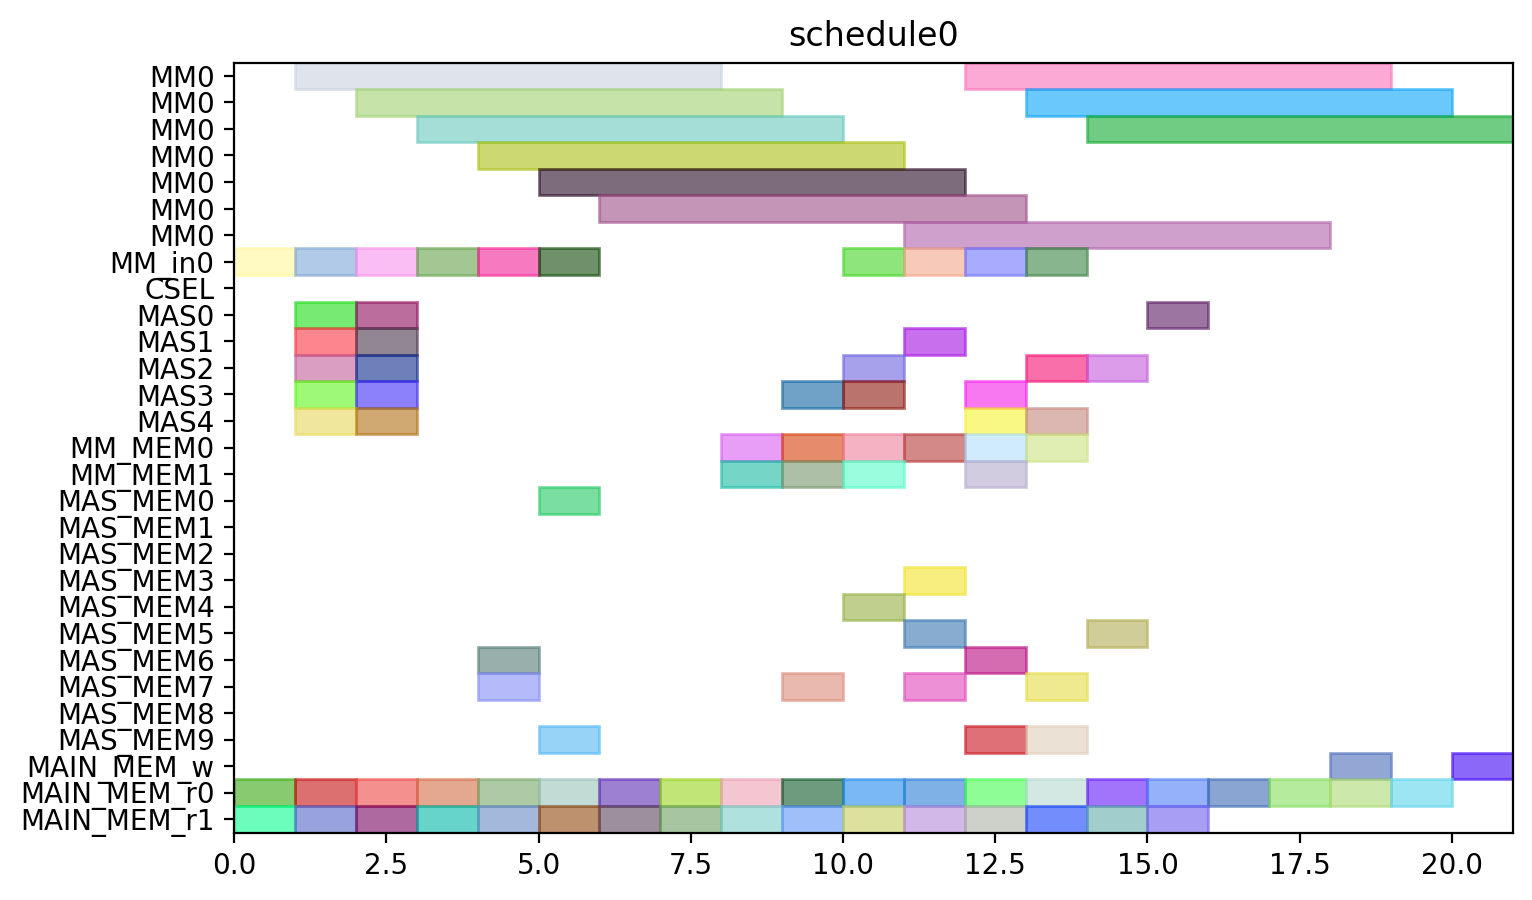

The script that drew this image:
from pyschedule import Scenario, solvers, plotters, alt


def solve():
	horizon = 90
	S = Scenario("schedule0", horizon=horizon)

	# resource
	MM = S.Resources('MM', num=1, size=7)
	MM_in = S.Resources('MM_in', num=1)
	CSEL = S.Resource('CSEL')
	MAS = S.Resources('MAS', num=5, size=1, periods=range(1, horizon))
	MM_MEM = S.Resources('MM_MEM', num=2)
	MAS_MEM = S.Resources('MAS_MEM', num=10)
	MAIN_MEM_w = S.Resource('MAIN_MEM_w', size=1)
	MAIN_MEM_r = S.Resources('MAIN_MEM_r', num=2)

	# result of previous scheduling

	# new tasks
	t0_t0_in = S.Task('t0_t0_in', length=1, delay_cost=1)
	t0_t0_in += alt(MM_in)
	t0_t0 = S.Task('t0_t0', length=7, delay_cost=1)
	t0_t0 += alt(MM)
	S += t0_t0>=t0_t0_in

	t0_t0_mem0 = S.Task('t0_t0_mem0', length=1, delay_cost=1)
	t0_t0_mem0 += MAIN_MEM_r[0]
	t0_t0_mem1 = S.Task('t0_t0_mem1', length=1, delay_cost=1)
	t0_t0_mem1 += MAIN_MEM_r[1]
	t0_t1_in = S.Task('t0_t1_in', length=1, delay_cost=1)
	t0_t1_in += alt(MM_in)
	t0_t1 = S.Task('t0_t1', length=7, delay_cost=1)
	t0_t1 += alt(MM)
	S += t0_t1>=t0_t1_in

	t0_t1_mem0 = S.Task('t0_t1_mem0', length=1, delay_cost=1)
	t0_t1_mem0 += MAIN_MEM_r[0]
	t0_t1_mem1 = S.Task('t0_t1_mem1', length=1, delay_cost=1)
	t0_t1_mem1 += MAIN_MEM_r[1]
	t0_t2 = S.Task('t0_t2', length=1, delay_cost=1)
	t0_t2 += alt(MAS)

	t0_t2_mem0 = S.Task('t0_t2_mem0', length=1, delay_cost=1)
	t0_t2_mem0 += MAIN_MEM_r[0]
	t0_t2_mem1 = S.Task('t0_t2_mem1', length=1, delay_cost=1)
	t0_t2_mem1 += MAIN_MEM_r[1]
	t0_t3 = S.Task('t0_t3', length=1, delay_cost=1)
	t0_t3 += alt(MAS)

	t0_t3_mem0 = S.Task('t0_t3_mem0', length=1, delay_cost=1)
	t0_t3_mem0 += MAIN_MEM_r[0]
	t0_t3_mem1 = S.Task('t0_t3_mem1', length=1, delay_cost=1)
	t0_t3_mem1 += MAIN_MEM_r[1]
	t2_t0_in = S.Task('t2_t0_in', length=1, delay_cost=1)
	t2_t0_in += alt(MM_in)
	t2_t0 = S.Task('t2_t0', length=7, delay_cost=1)
	t2_t0 += alt(MM)
	S += t2_t0>=t2_t0_in

	t2_t0_mem0 = S.Task('t2_t0_mem0', length=1, delay_cost=1)
	t2_t0_mem0 += MAIN_MEM_r[0]
	t2_t0_mem1 = S.Task('t2_t0_mem1', length=1, delay_cost=1)
	t2_t0_mem1 += MAIN_MEM_r[1]
	t2_t1_in = S.Task('t2_t1_in', length=1, delay_cost=1)
	t2_t1_in += alt(MM_in)
	t2_t1 = S.Task('t2_t1', length=7, delay_cost=1)
	t2_t1 += alt(MM)
	S += t2_t1>=t2_t1_in

	t2_t1_mem0 = S.Task('t2_t1_mem0', length=1, delay_cost=1)
	t2_t1_mem0 += MAIN_MEM_r[0]
	t2_t1_mem1 = S.Task('t2_t1_mem1', length=1, delay_cost=1)
	t2_t1_mem1 += MAIN_MEM_r[1]
	t2_t2 = S.Task('t2_t2', length=1, delay_cost=1)
	t2_t2 += alt(MAS)

	t2_t2_mem0 = S.Task('t2_t2_mem0', length=1, delay_cost=1)
	t2_t2_mem0 += MAIN_MEM_r[0]
	t2_t2_mem1 = S.Task('t2_t2_mem1', length=1, delay_cost=1)
	t2_t2_mem1 += MAIN_MEM_r[1]
	t2_t3 = S.Task('t2_t3', length=1, delay_cost=1)
	t2_t3 += alt(MAS)

	t2_t3_mem0 = S.Task('t2_t3_mem0', length=1, delay_cost=1)
	t2_t3_mem0 += MAIN_MEM_r[0]
	t2_t3_mem1 = S.Task('t2_t3_mem1', length=1, delay_cost=1)
	t2_t3_mem1 += MAIN_MEM_r[1]
	t7_t2 = S.Task('t7_t2', length=1, delay_cost=1)
	t7_t2 += alt(MAS)

	t7_t2_mem0 = S.Task('t7_t2_mem0', length=1, delay_cost=1)
	t7_t2_mem0 += MAIN_MEM_r[0]
	t7_t2_mem1 = S.Task('t7_t2_mem1', length=1, delay_cost=1)
	t7_t2_mem1 += MAIN_MEM_r[1]
	t9_t2 = S.Task('t9_t2', length=1, delay_cost=1)
	t9_t2 += alt(MAS)

	t9_t2_mem0 = S.Task('t9_t2_mem0', length=1, delay_cost=1)
	t9_t2_mem0 += MAIN_MEM_r[0]
	t9_t2_mem1 = S.Task('t9_t2_mem1', length=1, delay_cost=1)
	t9_t2_mem1 += MAIN_MEM_r[1]
	t14_t2 = S.Task('t14_t2', length=1, delay_cost=1)
	t14_t2 += alt(MAS)

	t14_t2_mem0 = S.Task('t14_t2_mem0', length=1, delay_cost=1)
	t14_t2_mem0 += MAIN_MEM_r[0]
	t14_t2_mem1 = S.Task('t14_t2_mem1', length=1, delay_cost=1)
	t14_t2_mem1 += MAIN_MEM_r[1]
	new_TZ_t2 = S.Task('new_TZ_t2', length=1, delay_cost=1)
	new_TZ_t2 += alt(MAS)

	new_TZ_t2_mem0 = S.Task('new_TZ_t2_mem0', length=1, delay_cost=1)
	new_TZ_t2_mem0 += MAIN_MEM_r[0]
	new_TZ_t2_mem1 = S.Task('new_TZ_t2_mem1', length=1, delay_cost=1)
	new_TZ_t2_mem1 += MAIN_MEM_r[1]
	t16_t2 = S.Task('t16_t2', length=1, delay_cost=1)
	t16_t2 += alt(MAS)

	t16_t2_mem0 = S.Task('t16_t2_mem0', length=1, delay_cost=1)
	t16_t2_mem0 += MAIN_MEM_r[0]
	t16_t2_mem1 = S.Task('t16_t2_mem1', length=1, delay_cost=1)
	t16_t2_mem1 += MAIN_MEM_r[1]
	t17_t2 = S.Task('t17_t2', length=1, delay_cost=1)
	t17_t2 += alt(MAS)

	t17_t2_mem0 = S.Task('t17_t2_mem0', length=1, delay_cost=1)
	t17_t2_mem0 += MAIN_MEM_r[0]
	t17_t2_mem1 = S.Task('t17_t2_mem1', length=1, delay_cost=1)
	t17_t2_mem1 += MAIN_MEM_r[1]
	t0_t4_in = S.Task('t0_t4_in', length=1, delay_cost=1)
	t0_t4_in += alt(MM_in)
	t0_t4 = S.Task('t0_t4', length=7, delay_cost=1)
	t0_t4 += alt(MM)
	S += t0_t4>=t0_t4_in

	t0_t4_mem0 = S.Task('t0_t4_mem0', length=1, delay_cost=1)
	t0_t4_mem0 += alt(MAS_MEM)
	S += (t0_t2*MAS[0])-1 < t0_t4_mem0*MAS_MEM[0]
	S += (t0_t2*MAS[1])-1 < t0_t4_mem0*MAS_MEM[2]
	S += (t0_t2*MAS[2])-1 < t0_t4_mem0*MAS_MEM[4]
	S += (t0_t2*MAS[3])-1 < t0_t4_mem0*MAS_MEM[6]
	S += (t0_t2*MAS[4])-1 < t0_t4_mem0*MAS_MEM[8]
	S += t0_t4_mem0 <= t0_t4

	t0_t4_mem1 = S.Task('t0_t4_mem1', length=1, delay_cost=1)
	t0_t4_mem1 += alt(MAS_MEM)
	S += (t0_t3*MAS[0])-1 < t0_t4_mem1*MAS_MEM[1]
	S += (t0_t3*MAS[1])-1 < t0_t4_mem1*MAS_MEM[3]
	S += (t0_t3*MAS[2])-1 < t0_t4_mem1*MAS_MEM[5]
	S += (t0_t3*MAS[3])-1 < t0_t4_mem1*MAS_MEM[7]
	S += (t0_t3*MAS[4])-1 < t0_t4_mem1*MAS_MEM[9]
	S += t0_t4_mem1 <= t0_t4

	t00 = S.Task('t00', length=1, delay_cost=1)
	t00 += alt(MAS)

	t00_mem0 = S.Task('t00_mem0', length=1, delay_cost=1)
	t00_mem0 += alt(MM_MEM)
	S += (t0_t0*MM[0])-1 < t00_mem0*MM_MEM[0]
	S += t00_mem0 <= t00

	t00_mem1 = S.Task('t00_mem1', length=1, delay_cost=1)
	t00_mem1 += alt(MM_MEM)
	S += (t0_t1*MM[0])-1 < t00_mem1*MM_MEM[1]
	S += t00_mem1 <= t00

	t0_t5 = S.Task('t0_t5', length=1, delay_cost=1)
	t0_t5 += alt(MAS)

	t0_t5_mem0 = S.Task('t0_t5_mem0', length=1, delay_cost=1)
	t0_t5_mem0 += alt(MM_MEM)
	S += (t0_t0*MM[0])-1 < t0_t5_mem0*MM_MEM[0]
	S += t0_t5_mem0 <= t0_t5

	t0_t5_mem1 = S.Task('t0_t5_mem1', length=1, delay_cost=1)
	t0_t5_mem1 += alt(MM_MEM)
	S += (t0_t1*MM[0])-1 < t0_t5_mem1*MM_MEM[1]
	S += t0_t5_mem1 <= t0_t5

	t2_t4_in = S.Task('t2_t4_in', length=1, delay_cost=1)
	t2_t4_in += alt(MM_in)
	t2_t4 = S.Task('t2_t4', length=7, delay_cost=1)
	t2_t4 += alt(MM)
	S += t2_t4>=t2_t4_in

	t2_t4_mem0 = S.Task('t2_t4_mem0', length=1, delay_cost=1)
	t2_t4_mem0 += alt(MAS_MEM)
	S += (t2_t2*MAS[0])-1 < t2_t4_mem0*MAS_MEM[0]
	S += (t2_t2*MAS[1])-1 < t2_t4_mem0*MAS_MEM[2]
	S += (t2_t2*MAS[2])-1 < t2_t4_mem0*MAS_MEM[4]
	S += (t2_t2*MAS[3])-1 < t2_t4_mem0*MAS_MEM[6]
	S += (t2_t2*MAS[4])-1 < t2_t4_mem0*MAS_MEM[8]
	S += t2_t4_mem0 <= t2_t4

	t2_t4_mem1 = S.Task('t2_t4_mem1', length=1, delay_cost=1)
	t2_t4_mem1 += alt(MAS_MEM)
	S += (t2_t3*MAS[0])-1 < t2_t4_mem1*MAS_MEM[1]
	S += (t2_t3*MAS[1])-1 < t2_t4_mem1*MAS_MEM[3]
	S += (t2_t3*MAS[2])-1 < t2_t4_mem1*MAS_MEM[5]
	S += (t2_t3*MAS[3])-1 < t2_t4_mem1*MAS_MEM[7]
	S += (t2_t3*MAS[4])-1 < t2_t4_mem1*MAS_MEM[9]
	S += t2_t4_mem1 <= t2_t4

	t20 = S.Task('t20', length=1, delay_cost=1)
	t20 += alt(MAS)

	t20_mem0 = S.Task('t20_mem0', length=1, delay_cost=1)
	t20_mem0 += alt(MM_MEM)
	S += (t2_t0*MM[0])-1 < t20_mem0*MM_MEM[0]
	S += t20_mem0 <= t20

	t20_mem1 = S.Task('t20_mem1', length=1, delay_cost=1)
	t20_mem1 += alt(MM_MEM)
	S += (t2_t1*MM[0])-1 < t20_mem1*MM_MEM[1]
	S += t20_mem1 <= t20

	t2_t5 = S.Task('t2_t5', length=1, delay_cost=1)
	t2_t5 += alt(MAS)

	t2_t5_mem0 = S.Task('t2_t5_mem0', length=1, delay_cost=1)
	t2_t5_mem0 += alt(MM_MEM)
	S += (t2_t0*MM[0])-1 < t2_t5_mem0*MM_MEM[0]
	S += t2_t5_mem0 <= t2_t5

	t2_t5_mem1 = S.Task('t2_t5_mem1', length=1, delay_cost=1)
	t2_t5_mem1 += alt(MM_MEM)
	S += (t2_t1*MM[0])-1 < t2_t5_mem1*MM_MEM[1]
	S += t2_t5_mem1 <= t2_t5

	t01 = S.Task('t01', length=1, delay_cost=1)
	t01 += alt(MAS)

	t01_mem0 = S.Task('t01_mem0', length=1, delay_cost=1)
	t01_mem0 += alt(MM_MEM)
	S += (t0_t4*MM[0])-1 < t01_mem0*MM_MEM[0]
	S += t01_mem0 <= t01

	t01_mem1 = S.Task('t01_mem1', length=1, delay_cost=1)
	t01_mem1 += alt(MAS_MEM)
	S += (t0_t5*MAS[0])-1 < t01_mem1*MAS_MEM[1]
	S += (t0_t5*MAS[1])-1 < t01_mem1*MAS_MEM[3]
	S += (t0_t5*MAS[2])-1 < t01_mem1*MAS_MEM[5]
	S += (t0_t5*MAS[3])-1 < t01_mem1*MAS_MEM[7]
	S += (t0_t5*MAS[4])-1 < t01_mem1*MAS_MEM[9]
	S += t01_mem1 <= t01

	t10 = S.Task('t10', length=1, delay_cost=1)
	t10 += alt(MAS)

	t10_mem0 = S.Task('t10_mem0', length=1, delay_cost=1)
	t10_mem0 += MAIN_MEM_r[0]
	t10_mem1 = S.Task('t10_mem1', length=1, delay_cost=1)
	t10_mem1 += alt(MAS_MEM)
	S += (t00*MAS[0])-1 < t10_mem1*MAS_MEM[1]
	S += (t00*MAS[1])-1 < t10_mem1*MAS_MEM[3]
	S += (t00*MAS[2])-1 < t10_mem1*MAS_MEM[5]
	S += (t00*MAS[3])-1 < t10_mem1*MAS_MEM[7]
	S += (t00*MAS[4])-1 < t10_mem1*MAS_MEM[9]
	S += t10_mem1 <= t10

	t21 = S.Task('t21', length=1, delay_cost=1)
	t21 += alt(MAS)

	t21_mem0 = S.Task('t21_mem0', length=1, delay_cost=1)
	t21_mem0 += alt(MM_MEM)
	S += (t2_t4*MM[0])-1 < t21_mem0*MM_MEM[0]
	S += t21_mem0 <= t21

	t21_mem1 = S.Task('t21_mem1', length=1, delay_cost=1)
	t21_mem1 += alt(MAS_MEM)
	S += (t2_t5*MAS[0])-1 < t21_mem1*MAS_MEM[1]
	S += (t2_t5*MAS[1])-1 < t21_mem1*MAS_MEM[3]
	S += (t2_t5*MAS[2])-1 < t21_mem1*MAS_MEM[5]
	S += (t2_t5*MAS[3])-1 < t21_mem1*MAS_MEM[7]
	S += (t2_t5*MAS[4])-1 < t21_mem1*MAS_MEM[9]
	S += t21_mem1 <= t21

	t30 = S.Task('t30', length=1, delay_cost=1)
	t30 += alt(MAS)

	t30_mem0 = S.Task('t30_mem0', length=1, delay_cost=1)
	t30_mem0 += MAIN_MEM_r[0]
	t30_mem1 = S.Task('t30_mem1', length=1, delay_cost=1)
	t30_mem1 += alt(MAS_MEM)
	S += (t20*MAS[0])-1 < t30_mem1*MAS_MEM[1]
	S += (t20*MAS[1])-1 < t30_mem1*MAS_MEM[3]
	S += (t20*MAS[2])-1 < t30_mem1*MAS_MEM[5]
	S += (t20*MAS[3])-1 < t30_mem1*MAS_MEM[7]
	S += (t20*MAS[4])-1 < t30_mem1*MAS_MEM[9]
	S += t30_mem1 <= t30

	t11 = S.Task('t11', length=1, delay_cost=1)
	t11 += alt(MAS)

	t11_mem0 = S.Task('t11_mem0', length=1, delay_cost=1)
	t11_mem0 += MAIN_MEM_r[0]
	t11_mem1 = S.Task('t11_mem1', length=1, delay_cost=1)
	t11_mem1 += alt(MAS_MEM)
	S += (t01*MAS[0])-1 < t11_mem1*MAS_MEM[1]
	S += (t01*MAS[1])-1 < t11_mem1*MAS_MEM[3]
	S += (t01*MAS[2])-1 < t11_mem1*MAS_MEM[5]
	S += (t01*MAS[3])-1 < t11_mem1*MAS_MEM[7]
	S += (t01*MAS[4])-1 < t11_mem1*MAS_MEM[9]
	S += t11_mem1 <= t11

	t31 = S.Task('t31', length=1, delay_cost=1)
	t31 += alt(MAS)

	t31_mem0 = S.Task('t31_mem0', length=1, delay_cost=1)
	t31_mem0 += MAIN_MEM_r[0]
	t31_mem1 = S.Task('t31_mem1', length=1, delay_cost=1)
	t31_mem1 += alt(MAS_MEM)
	S += (t21*MAS[0])-1 < t31_mem1*MAS_MEM[1]
	S += (t21*MAS[1])-1 < t31_mem1*MAS_MEM[3]
	S += (t21*MAS[2])-1 < t31_mem1*MAS_MEM[5]
	S += (t21*MAS[3])-1 < t31_mem1*MAS_MEM[7]
	S += (t21*MAS[4])-1 < t31_mem1*MAS_MEM[9]
	S += t31_mem1 <= t31

	c010_in = S.Task('c010_in', length=1, delay_cost=1)
	c010_in += alt(MM_in)
	c010 = S.Task('c010', length=7, delay_cost=1)
	c010 += alt(MM)
	S += c010>=c010_in

	S += 0<c010

	c010_w = S.Task('c010_w', length=1, delay_cost=1)
	c010_w += alt(MAIN_MEM_w)
	S += c010 <= c010_w

	c010_mem0 = S.Task('c010_mem0', length=1, delay_cost=1)
	c010_mem0 += alt(MAS_MEM)
	S += (t30*MAS[0])-1 < c010_mem0*MAS_MEM[0]
	S += (t30*MAS[1])-1 < c010_mem0*MAS_MEM[2]
	S += (t30*MAS[2])-1 < c010_mem0*MAS_MEM[4]
	S += (t30*MAS[3])-1 < c010_mem0*MAS_MEM[6]
	S += (t30*MAS[4])-1 < c010_mem0*MAS_MEM[8]
	S += c010_mem0 <= c010

	c010_mem1 = S.Task('c010_mem1', length=1, delay_cost=1)
	c010_mem1 += MAIN_MEM_r[1]
	c200_in = S.Task('c200_in', length=1, delay_cost=1)
	c200_in += alt(MM_in)
	c200 = S.Task('c200', length=7, delay_cost=1)
	c200 += alt(MM)
	S += c200>=c200_in

	S += 0<c200

	c200_w = S.Task('c200_w', length=1, delay_cost=1)
	c200_w += alt(MAIN_MEM_w)
	S += c200 <= c200_w

	c200_mem0 = S.Task('c200_mem0', length=1, delay_cost=1)
	c200_mem0 += alt(MAS_MEM)
	S += (t10*MAS[0])-1 < c200_mem0*MAS_MEM[0]
	S += (t10*MAS[1])-1 < c200_mem0*MAS_MEM[2]
	S += (t10*MAS[2])-1 < c200_mem0*MAS_MEM[4]
	S += (t10*MAS[3])-1 < c200_mem0*MAS_MEM[6]
	S += (t10*MAS[4])-1 < c200_mem0*MAS_MEM[8]
	S += c200_mem0 <= c200

	c200_mem1 = S.Task('c200_mem1', length=1, delay_cost=1)
	c200_mem1 += MAIN_MEM_r[1]
	t16_t0_in = S.Task('t16_t0_in', length=1, delay_cost=1)
	t16_t0_in += alt(MM_in)
	t16_t0 = S.Task('t16_t0', length=7, delay_cost=1)
	t16_t0 += alt(MM)
	S += t16_t0>=t16_t0_in

	t16_t0_mem0 = S.Task('t16_t0_mem0', length=1, delay_cost=1)
	t16_t0_mem0 += MAIN_MEM_r[0]
	t16_t0_mem1 = S.Task('t16_t0_mem1', length=1, delay_cost=1)
	t16_t0_mem1 += alt(MAS_MEM)
	S += (t30*MAS[0])-1 < t16_t0_mem1*MAS_MEM[1]
	S += (t30*MAS[1])-1 < t16_t0_mem1*MAS_MEM[3]
	S += (t30*MAS[2])-1 < t16_t0_mem1*MAS_MEM[5]
	S += (t30*MAS[3])-1 < t16_t0_mem1*MAS_MEM[7]
	S += (t30*MAS[4])-1 < t16_t0_mem1*MAS_MEM[9]
	S += t16_t0_mem1 <= t16_t0

	t17_t0_in = S.Task('t17_t0_in', length=1, delay_cost=1)
	t17_t0_in += alt(MM_in)
	t17_t0 = S.Task('t17_t0', length=7, delay_cost=1)
	t17_t0 += alt(MM)
	S += t17_t0>=t17_t0_in

	t17_t0_mem0 = S.Task('t17_t0_mem0', length=1, delay_cost=1)
	t17_t0_mem0 += MAIN_MEM_r[0]
	t17_t0_mem1 = S.Task('t17_t0_mem1', length=1, delay_cost=1)
	t17_t0_mem1 += alt(MAS_MEM)
	S += (t10*MAS[0])-1 < t17_t0_mem1*MAS_MEM[1]
	S += (t10*MAS[1])-1 < t17_t0_mem1*MAS_MEM[3]
	S += (t10*MAS[2])-1 < t17_t0_mem1*MAS_MEM[5]
	S += (t10*MAS[3])-1 < t17_t0_mem1*MAS_MEM[7]
	S += (t10*MAS[4])-1 < t17_t0_mem1*MAS_MEM[9]
	S += t17_t0_mem1 <= t17_t0

	solvers.mip.solve(S,msg=1,kind='CPLEX',ratio_gap=1.01)

	solution = [['hoge']*len(S.solution()[1]) for i in range(len(S.solution()))]
	for i in range(len(S.solution())):
		for j in range(len(S.solution()[i])):
			solution[i][j]=str(S.solution()[i][j])
	print(solution)

	cycles = int(solution[-1][3])

	pic_file_name = "/home/mfukuda/ABE/multiRAM_multiMAS_16mux/scheduling_result/stage7MM1_stage1MAS5/EP2_ADD_w_EVAL/schedule0.png"
	if(S.solution() != []):
		plotters.matplotlib.plot(S,img_filename=pic_file_name, show_task_labels=False, fig_size=(cycles*0.25+3, 5))

	return solution
